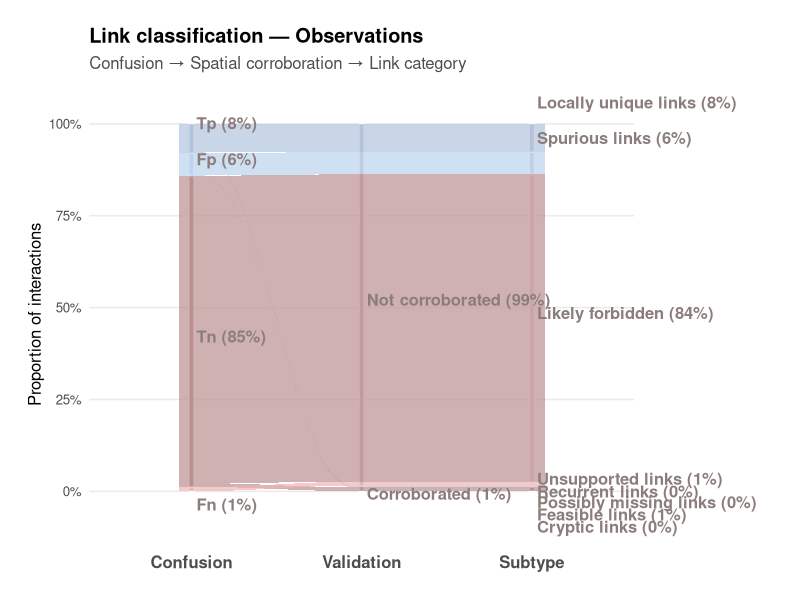
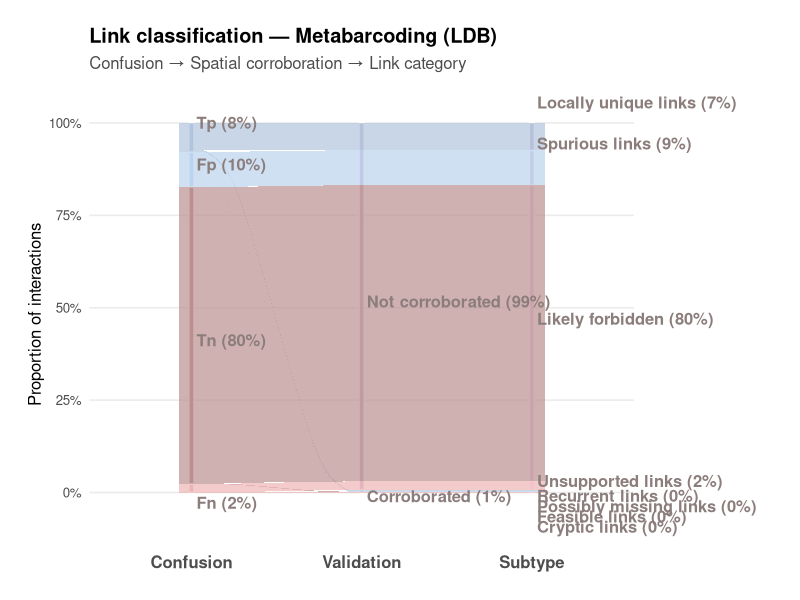

These charts were generated, in order, by the following R code:
# ---- cross location cross method analysis ----
# here we corroborate predictions produced by Barry's ecoILP application using data from the
# plant-pollinator networks in 3 locations that were samples using two different
# methods (observations, DNA metabarcoding)
# network data from Arstingstall, Katherine A., Sandra J. DeBano, Xiaoping Li, David E. Wooster, Mary M. Rowland, Skyler Burrows, and Kenneth Frost. 2021. "Capabilities and Limitations of Using DNA Metabarcoding to Study Plant-Pollinator Interactions." Molecular Ecology 30 (20): 5266–97.
# predictions done on the full matrix (no link withholding)
# classification threshold is 0.5

# ---- load libraries ----
library(dplyr)
library(readr)
library(tibble)
library(tidyr)
library(stringr)
library(ggplot2)
library(ggalluvial)
library(scales)

# ---- read prediction data ----
Starkey_metabarcoding <- read_csv("results/predictions/Starkey_metabarcoding_prediction_results.csv", show_col_types = FALSE)
Starkey_observations <- read_csv("results/predictions/Starkey_observation_prediction_results.csv", show_col_types = FALSE)
Threemile_metabarcoding <- read_csv("results/predictions/Threemile_metabarcoding_prediction_results.csv", show_col_types = FALSE)
Threemile_observations <- read_csv("results/predictions/Threemile_observation_prediction_results.csv", show_col_types = FALSE)
Zumwalt_metabarcoding <- read_csv("results/predictions/Zumwalt_metabarcoding_prediction_results.csv", show_col_types = FALSE)
Zumwalt_observations <- read_csv("results/predictions/Zumwalt_observation_prediction_results.csv", show_col_types = FALSE)
metaweb_metabarcoding <- read_csv("results/predictions/metaweb_metabarcoding_prediction_results.csv", show_col_types = FALSE)
metaweb_observations <- read_csv("results/predictions/metaweb_observation_prediction_results.csv", show_col_types = FALSE)


Starkey_metabarcoding <- Starkey_metabarcoding %>% mutate(location = "Starkey",
                                                          method = "metabarcoding")
Starkey_observations <- Starkey_observations %>% mutate(location = "Starkey",
                                                          method = "observations")
Threemile_metabarcoding <- Threemile_metabarcoding %>% mutate(location = "Threemile",
                                                          method = "metabarcoding")
Threemile_observations <- Threemile_observations %>% mutate(location = "Threemile",
                                                        method = "observations")
Zumwalt_metabarcoding <- Zumwalt_metabarcoding %>% mutate(location = "Zumwalt",
                                                              method = "metabarcoding")
Zumwalt_observations <- Zumwalt_observations %>% mutate(location = "Zumwalt",
                                                            method = "observations")

df_all <- bind_rows(Starkey_metabarcoding, Starkey_observations, Threemile_metabarcoding,
                    Threemile_observations, Zumwalt_metabarcoding, Zumwalt_observations) %>%
  mutate(
    interaction_id = paste(higher_level, lower_level, sep = "___")
  )

# ---- classify and corroborate within one method ----
# For a given method, corroboration is purely spatial: an interaction is "Corroborated"
# if ground_truth == 1 in at least one OTHER location under the SAME method.
# Each location's data is treated as an independent row throughout; counts are only
# summed for the proportional display in the alluvial plot (not for classification).

classify_by_location <- function(df_all, method_name) {

  df_method <- df_all %>% filter(method == method_name)   # fix: == not =

  # count how many locations (under this method) observed each interaction
  obs_counts <- df_method %>%
    group_by(interaction_id) %>%
    summarise(n_obs_total = sum(ground_truth == 1), .groups = "drop")

  df_flagged <- df_method %>%
    left_join(obs_counts, by = "interaction_id") %>%
    mutate(
      original_binary = ground_truth,
      predicted_bin   = classification,

      is_all_zero   = n_obs_total == 0,
      is_unique     = n_obs_total == 1,
      is_shared     = n_obs_total >= 2,
      # obs_elsewhere: observed in ≥1 OTHER location regardless of this one
      # subtracting as.integer(original_binary == 1) removes this location's contribution
      obs_elsewhere = (n_obs_total - as.integer(original_binary == 1)) >= 1,

      validation = ifelse(obs_elsewhere, "Corroborated", "Not corroborated")
    )

  df_categorized <- df_flagged %>%
    mutate(
      link_category = case_when(
        # observed in only this location
        is_unique     & original_binary == 1 & predicted_bin == 1 ~ "locally_unique_links",
        is_unique     & original_binary == 1 & predicted_bin == 0 ~ "unsupported_links",

        # observed in ≥2 locations (including this one)
        is_shared     & original_binary == 1 & predicted_bin == 1 ~ "recurrent_links",
        is_shared     & original_binary == 1 & predicted_bin == 0 ~ "cryptic_links",

        # never observed at any location
        is_all_zero   & original_binary == 0 & predicted_bin == 0 ~ "likely_forbidden",
        is_all_zero   & original_binary == 0 & predicted_bin == 1 ~ "spurious_links",

        # absent here but observed elsewhere
        obs_elsewhere & original_binary == 0 & predicted_bin == 0 ~ "feasible_links",
        obs_elsewhere & original_binary == 0 & predicted_bin == 1 ~ "possibly_missing_links",

        TRUE ~ "unclassified"
      ),
      confusion = case_when(
        original_binary == 1 & predicted_bin == 1 ~ "TP",
        original_binary == 1 & predicted_bin == 0 ~ "FN",
        original_binary == 0 & predicted_bin == 1 ~ "FP",
        original_binary == 0 & predicted_bin == 0 ~ "TN",
        TRUE ~ "UNK"
      )
    )

  # one row per (location × interaction × category) — no averaging
  summary_tbl <- df_categorized %>%
    filter(link_category != "unclassified", confusion != "UNK") %>%
    count(location, confusion, validation, link_category, name = "value")

  list(categorized = df_categorized, summary = summary_tbl)
}

# ---- run for both methods ----
results_obs <- classify_by_location(df_all, "observations")
results_mb  <- classify_by_location(df_all, "metabarcoding")

df_obs_categorized <- results_obs$categorized
summary_obs        <- results_obs$summary

df_mb_categorized  <- results_mb$categorized
summary_mb         <- results_mb$summary

# ---- alluvial plot aesthetics (shared) ----
col_confusion  <- c("TP" = "lightsteelblue",  "FP" = "lightsteelblue2",
                    "TN" = "rosybrown",        "FN" = "rosybrown2")
col_validation <- c("Corroborated"     = "sandybrown",
                    "Not corroborated" = "thistle3")
col_subcats    <- c(
  "recurrent_links"        = "coral3",
  "locally_unique_links"   = "thistle3",
  "cryptic_links"          = "coral",
  "unsupported_links"      = "thistle1",
  "possibly_missing_links" = "coral2",
  "spurious_links"         = "thistle",
  "feasible_links"         = "coral1",
  "likely_forbidden"       = "thistle2"
)
stratum_fill <- c(col_confusion, col_validation, col_subcats)

order_confusion  <- c("TP", "FP", "TN", "FN")
order_validation <- c("Not corroborated", "Corroborated")
order_subtypes   <- c(
  "locally_unique_links",   "spurious_links",
  "likely_forbidden",       "unsupported_links",
  "recurrent_links",        "possibly_missing_links",
  "feasible_links",         "cryptic_links"
)

metric          <- "prop"   # "value" for raw counts, "prop" for proportions
flow_alpha      <- 0.7
flow_colour     <- NA
bg_col          <- "white"
name_size       <- 4.2
label_nudge_x   <- 0.03
label_color_map <- c("Confusion"  = "mistyrose4",
                     "Validation" = "mistyrose4",
                     "Subtype"    = "mistyrose4")

# ---- alluvial plot function ----
# summary_tbl: output of classify_by_location()$summary (has location column)
# method_label: string used in plot title
# Counts are summed across locations for display only — classification was done per location.

make_alluvial <- function(summary_tbl, method_label) {

  # sum counts across locations: each (confusion × validation × category) cell
  # accumulates observations from all 3 locations; no averaging occurs
  flows_tbl <- summary_tbl %>%
    group_by(confusion, validation, link_category) %>%
    summarise(value = sum(value), .groups = "drop") %>%
    mutate(
      L1          = confusion,
      L2          = validation,
      L3          = link_category,
      total       = sum(value),
      prop        = ifelse(total > 0, value / total, 0),
      alluvium_id = paste(L1, L3, sep = "⟂")
    )

  flows_long <- flows_tbl %>%
    select(L1, L2, L3, value, prop, alluvium_id) %>%
    tidyr::pivot_longer(c(L1, L2, L3), names_to = "axis", values_to = "stratum") %>%
    dplyr::mutate(
      axis    = dplyr::recode(axis, L1 = "Confusion", L2 = "Validation", L3 = "Subtype"),
      stratum = dplyr::case_when(
        axis == "Confusion"  ~ factor(stratum, levels = order_confusion),
        axis == "Validation" ~ factor(stratum, levels = order_validation),
        axis == "Subtype"    ~ factor(stratum, levels = order_subtypes),
        TRUE ~ factor(stratum)
      ),
      axis = factor(axis, levels = c("Confusion", "Validation", "Subtype"))
    )

  yr <- diff(range(flows_long[[metric]], na.rm = TRUE))

  # stratum totals for labelling
  stratum_totals <- flows_long %>%
    dplyr::group_by(axis, stratum) %>%
    dplyr::summarise(val = sum(.data[[metric]]), .groups = "drop") %>%
    dplyr::mutate(stratum_chr = as.character(stratum))

  # hidden plot to extract stratum box geometry for label placement
  tmp_build <- ggplot_build(
    ggplot(flows_long,
           aes(x = axis, stratum = stratum, alluvium = alluvium_id,
               y = .data[[metric]])) +
      geom_stratum(width = 0.03, color = NA)
  )

  geo       <- as.data.frame(tmp_build$data[[1]])
  ax_levels <- levels(flows_long$axis)

  label_geom <- geo %>%
    dplyr::transmute(
      x_mid       = (xmin + xmax) / 2,
      y_mid       = (ymin + ymax) / 2,
      stratum_chr = as.character(stratum),
      axis        = ax_levels[round(x)]
    )

  label_df <- dplyr::left_join(stratum_totals, label_geom,
                               by = c("axis", "stratum_chr")) %>%
    dplyr::mutate(
      name_txt    = stratum_chr %>%
        stringr::str_replace_all("_", " ") %>%
        stringr::str_to_sentence(),
      pct_txt     = if (metric == "prop") scales::percent(val, accuracy = 1)
                    else                  scales::label_number_si()(val),
      label_final = paste0(name_txt, " (", pct_txt, ")")
    ) %>%
    dplyr::arrange(axis, y_mid) %>%
    dplyr::group_by(axis) %>%
    dplyr::mutate(
      label_y = y_mid + (row_number() - mean(row_number())) * (0.033 * yr)
    ) %>%
    dplyr::ungroup()

  ggplot(
    flows_long,
    aes(x = axis, stratum = stratum, alluvium = alluvium_id,
        y = .data[[metric]], fill = stratum)
  ) +
    geom_stratum(width = 0.02, color = NA, fill = bg_col, alpha = 1) +
    geom_stratum(width = 0.03, color = "white") +
    geom_alluvium(color = flow_colour, alpha = flow_alpha,
                  width = 0.15, knot.pos = 0.2) +
    scale_fill_manual(values = stratum_fill, guide = "none") +
    scale_y_continuous(
      labels = if (metric == "prop") percent_format(accuracy = 1)
               else                  label_number_si()
    ) +
    geom_text(
      data        = label_df,
      inherit.aes = FALSE,
      aes(x = x_mid + label_nudge_x, y = label_y,
          label = label_final, color = axis),
      fontface = "bold", size = name_size, hjust = 0
    ) +
    scale_color_manual(values = label_color_map, guide = "none") +
    coord_cartesian(clip = "off") +
    labs(
      title    = paste("Link classification —", method_label),
      subtitle = "Confusion → Spatial corroboration → Link category",
      x        = NULL,
      y        = if (metric == "prop") "Proportion of interactions" else "Count"
    ) +
    theme_minimal(base_size = 12) +
    theme(
      panel.grid.major.x = element_blank(),
      panel.grid.minor   = element_blank(),
      axis.text.x        = element_text(size = 12, face = "bold"),
      plot.title         = element_text(face = "bold"),
      plot.subtitle      = element_text(color = "grey30"),
      plot.margin        = margin(20, 120, 20, 20)
    )
}

# ---- produce one alluvial plot per method ----
gg_obs <- make_alluvial(summary_obs, "Observations")
gg_obs

gg_mb <- make_alluvial(summary_mb, "Metabarcoding (LDB)")
gg_mb
